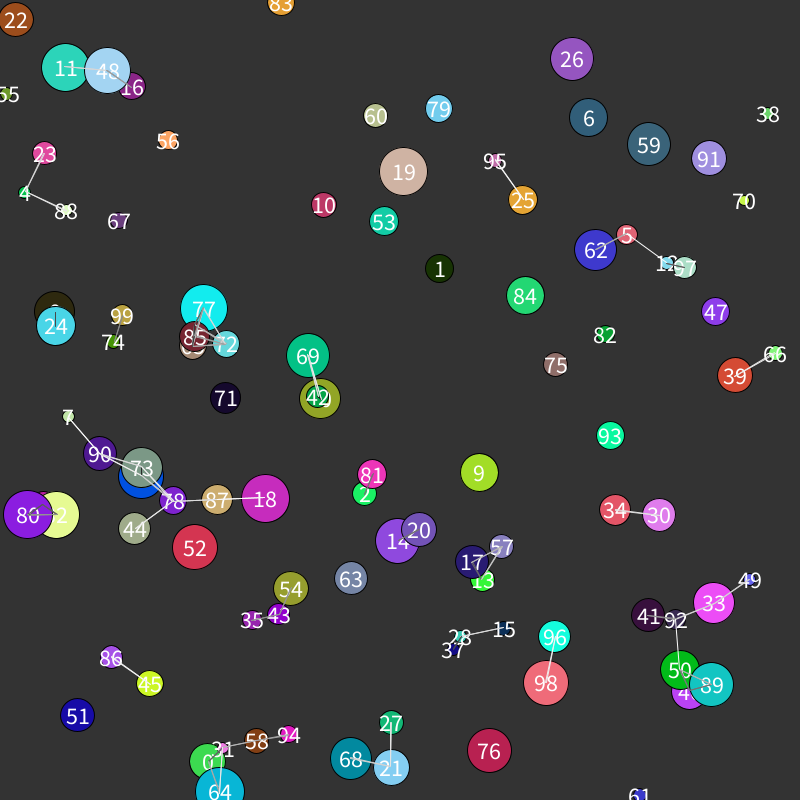
Frame 1 (no input)
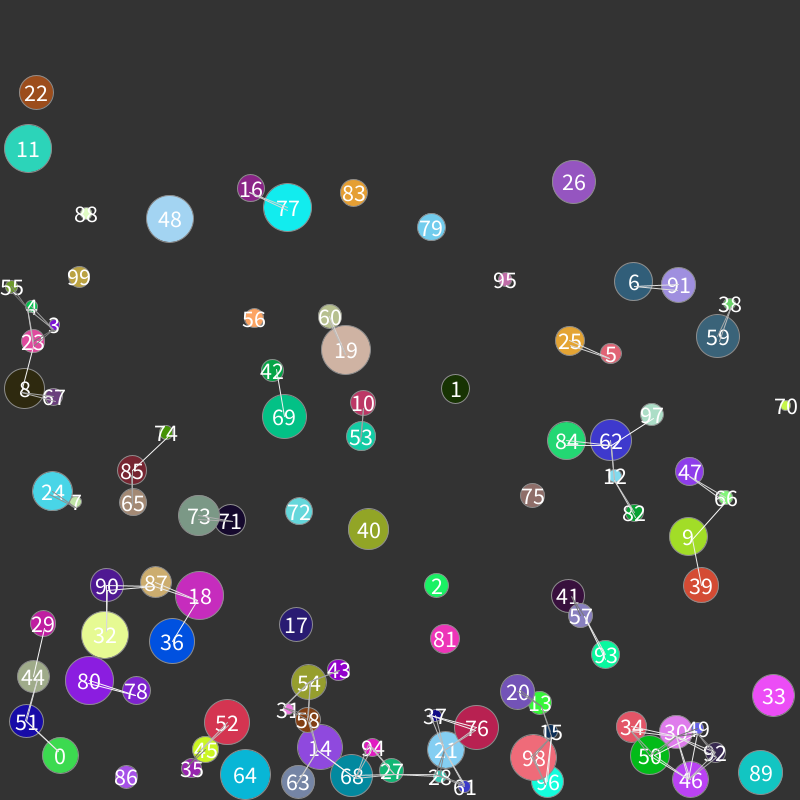
Frame 60 (the mouse pressed at the canvas centre just before this capture)
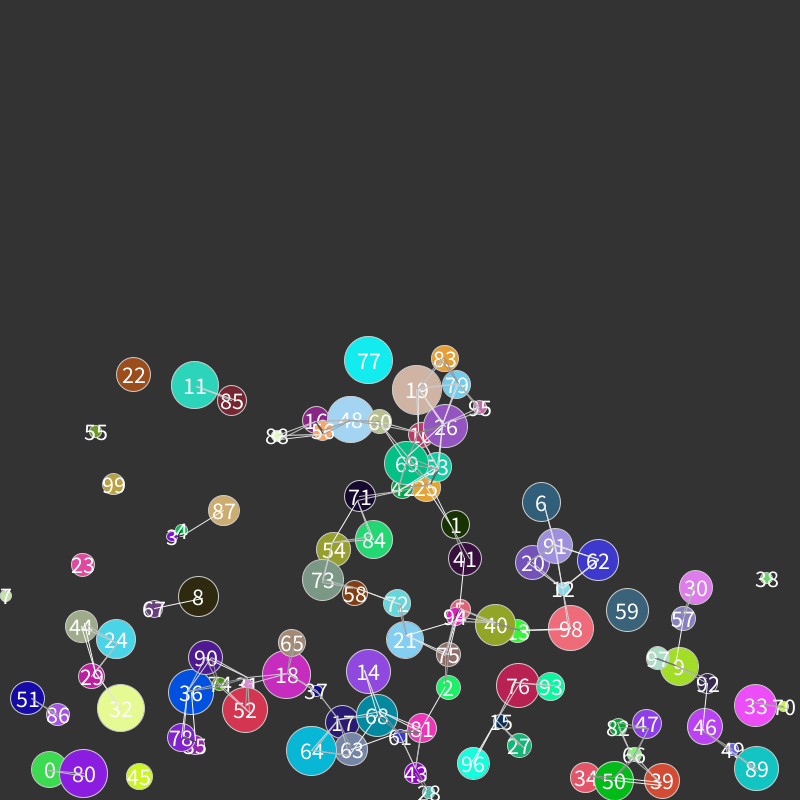
Frame 120 (the mouse held since frame 60 and released just before this capture)

The Processing sketch that drew these frames (run headless with seeded random() and noise(); from frame 60 on, the mouse is pressed at the canvas centre):

// Processing sketch: attractionAndCollisionTest
// ── attractionAndCollisionTest.pde
//main

//声明类Dot的对象（数列）dots
Dot[] dots;

//总的对象数量
int num = 100;

//建立连线的最大距离阈值
float connectedDist = 50;

//是否绘制dots对象的圆形
boolean showDot = true;

//声明全局的重力加速度
PVector gravity = new PVector(0, 0.1);

//声明一个鼠标向量
PVector mouseVec;

void setup() {
  size(800, 800);
  background(0);
  initiateData();
}

//初始化dots，并为dots中的每个元素进行赋值
void initiateData() {
  dots = new Dot[num];//初始化dots
  for (int idx = 0; idx < dots.length; idx ++) {
    float nd= random(10, 50);
    float nx = random(0, width);
    float ny = random(0, height);
    dots[idx] = new Dot(nx, ny, nd);//为dots中的每个元素进行赋值
  }
}

void draw() {
  background(51);
  for (int idx = 0; idx < dots.length; idx ++) {
    if (showDot==true) {
      dots[idx].show();
    }
    fill(255);
    textSize(24);
    textAlign(CENTER, CENTER);
    text(idx, dots[idx].pos.x, dots[idx].pos.y);//显示每个元素在数列中的序列号
  }

  mouseVec = new PVector(mouseX, mouseY);//对mouseVec赋值

  for (Dot n : dots) {
    n.move();
    n.connection();
    n.edge();
    n.collision();
    if (mousePressed) {
      n.mouseAttraction();
    }
  }
}

void keyPressed() {
  if (key == 'r') {
    initiateData();
  }
  if (key == 's') {
    showDot = !showDot;
  }
}

// ── Dot.pde
class Dot {
  //成员属性变量
  //float dotX, dotY;
  PVector pos;
  //float xS, yS;
  PVector speed;
  float dotD;
  color filledColor;
  
  //构造函数
  Dot(float dx, float dy, float dd) {
    pos = new PVector();
    speed = new PVector();
    pos.x = dx;
    pos.y = dy;
    dotD = dd;
    //为每个对象元素赋予颜色
    filledColor = color(random(255), random(255), random(255));
    //speed.x = random(-1, 1);
    //speed.y = random(-1, 1);
    
    //为每个对象初始化speed
    speed = PVector.random2D();
  }

  //成员行为
  void move() {
    //dotX = dotX + xS;
    //dotY = dotY + yS;
    speed.add(gravity);//向量求和：把gravity加给speed
    pos.add(speed);
    speed.limit(5);//将speed的速度限制在一个范围内
  }

  //mouseAttraction
  void mouseAttraction() {
    for (Dot dt : dots) {
      //计算鼠标向量与目标对象之间的距离
      float d = dist(mouseVec.x, mouseVec.y, this.pos.x, this.pos.y);
      //创建吸引力向量ma
      PVector ma = PVector.sub(mouseVec, pos);
      //对ma进行归一化
      ma.normalize();
      //控制ma的长度，使得ma与对象的dotD值成正比，与鼠标向量与目标对象之间的距离成反比
      ma.mult(dotD/(d*100));//*100用于控制吸引力向量ma的作用强度
      //将ma加给speed
      speed.add(ma);
    }
  }
  
  //对象间的碰撞检测
  void collision() {
    for (Dot dt : dots) {
      if (dt != this) {
        //计算两个对象间的距离
        float d = dist(dt.pos.x, dt.pos.y, this.pos.x, this.pos.y);
        //当两个对象间的距离小于两个对象的半径值和时，两个对象处于碰撞状态中
        if (d < dt.dotD/2 + this.dotD/2) {
          //创建碰撞反弹向量
          PVector force = PVector.sub(this.pos, dt.pos);
          //计算两个对象处于碰撞状态中对象的穿透程度，即两对象圆心距离之和与半径值和的差值
          float cd = dt.dotD/2 + this.dotD/2 - d;
          //对force进行归一化
          force.normalize();
          //控制force的长度，使得force与穿透程度成正比，与对象的dotD值成反比
          force.mult(cd*10/dotD);//*10用于控制反弹向量的作用强度
          //把force加给speed
          speed.add(force);
        }
      }
    }
  }

  //边缘检测
  void edge() {
    if (pos.x-dotD/2 < 0) {//对象与左边框碰撞
      pos.x = dotD/2;
      speed.x = speed.x*-1;
    }
    if (pos.y-dotD/2 < 0) {//对象与上边框碰撞
      pos.y = dotD/2;
      speed.y *= -1;
    }
    if (pos.x+dotD/2 > width) {//对象与右边框碰撞
      pos.x = width - dotD/2;
      speed.x *= -1;
    }
    if (pos.y+dotD/2 > height) {//对象与下边框碰撞
      pos.y = height - dotD/2;
      speed.y *= -1;
    }
  }

  //绘制对象的基本形状
  void show() {
    fill(filledColor);
    //stroke(?);
    //strokeWeight(?);
    ellipse(pos.x, pos.y, dotD, dotD);
  }

  //在距离小于最大距离阈值的两个对象间绘制连线
  void connection() {
    for (Dot dt : dots) {
      if (dt != this) {
        //计算两个对象间的距离
        float d = dist(dt.pos.x, dt.pos.y, this.pos.x, this.pos.y);
        //如果两个对象间的距离在最大距离阈值之内，两个对象间即绘制连线
        if (d <= connectedDist) {
          //连线的颜色根据两个对象间距离大小映射到0-255之间
          stroke(map(d, 0, connectedDist, 0, 255));
          //strokeWeight(map(d, 0, connectedDist, 3, 1));
          line(dt.pos.x, dt.pos.y, this.pos.x, this.pos.y);
        }
      }
    }
  }
  
}
